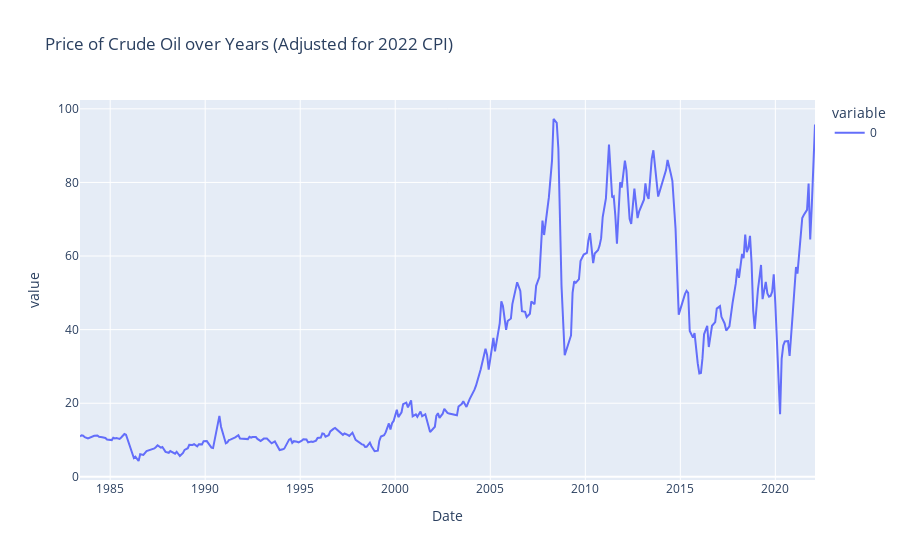

The notebook cell this image was saved under:
### Markdown cell above
Now we can graph our results.

### Code cell
px.line(in_2022_dollars, title='Price of Crude Oil over Years (Adjusted for 2022 CPI)')

### Figure 1 — Plotly figure (JSON) as saved in the notebook; plotly's stock layout.template omitted (floating-point values rounded to 4 significant figures; data arrays with more than 128 entries replaced by an {"elided": "..."} marker saying what was removed)
{"data": [{"hovertemplate": "variable=0<br>Date=%{x}<br>value=%{y}<extra></extra>", "legendgroup": "0", "line": {"color": "#636efa", "dash": "solid"}, "marker": {"symbol": "circle"}, "mode": "lines", "name": "0", "orientation": "v", "showlegend": true, "type": "scatter", "x": {"elided": "305 str values"}, "xaxis": "x", "y": {"elided": "305 float values"}, "yaxis": "y"}], "layout": {"autosize": true, "legend": {"title": {"text": "variable"}, "tracegroupgap": 0}, "title": {"text": "Price of Crude Oil over Years (Adjusted for 2022 CPI)"}, "xaxis": {"anchor": "y", "autorange": true, "domain": [0, 1], "range": ["1983-06-01", "2022-02-01"], "title": {"text": "Date"}, "type": "date"}, "yaxis": {"anchor": "x", "autorange": true, "domain": [0, 1], "range": [-0.8597, 102.4], "title": {"text": "value"}, "type": "linear"}}}
